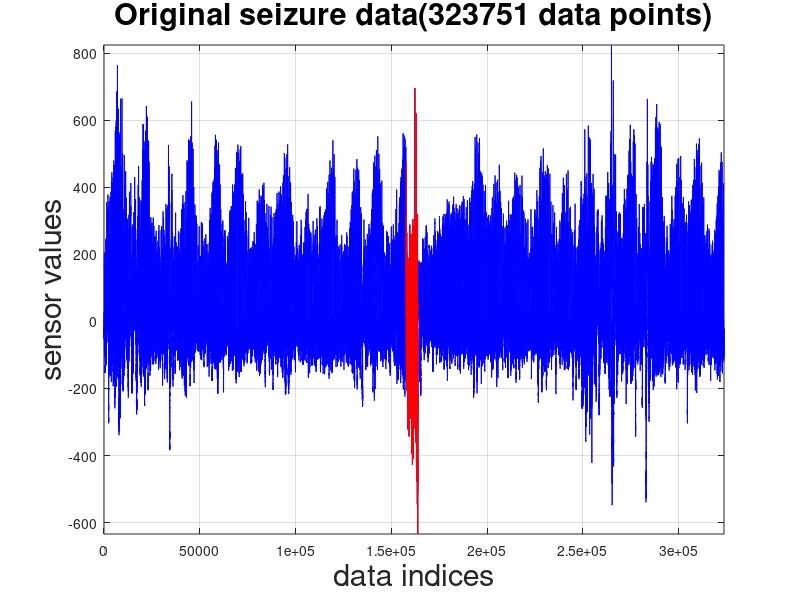

Here is the MATLAB script that generated this plot: (Note: this script raises an error after producing the figure.)
load final_data.mat;

%plot(datapath_out_ll(150000:173759, :))

%plot the original seizure
t = 1:323751;
t2 = 1:320000;
seizurefirst = seizureStart_index;

seizurelast = seizureEnd_index;
vectorsize = seizurelast-seizurefirst+1;

t1 = linspace(seizurefirst,seizurelast,vectorsize);
seizuring = data(seizurefirst:seizurelast);

figure(1);

plot(t,data,'-b');
hold on;
plot(t1,seizuring,'-r');
title('Original seizure data(323751 data points)','FontSize',22);
xlabel('data indices','FontSize',22) % x-axis label
ylabel('sensor values','FontSize',22) % y-axis label
grid on;
axis([0 323751 min(data) max(data)]);

%original figures

dll = dlmread('datapath_out_ll');
dps = dlmread('datapath_out_ps');
dne = dlmread('datapath_out_ne');
dpsalpha = dlmread('datapath_out_alpha');
dpsbeta = dlmread('datapath_out_beta');
dpstheta = dlmread('datapath_out_theta');
baselinell = dlmread('datapath_out_ll_bs');
baselineps = dlmread('datapath_out_ps_bs');
baselinealpha = dlmread('datapath_out_alpha_bs');
baselinebeta = dlmread('datapath_out_beta_bs');
baselinetheta = dlmread('datapath_out_theta_bs');
baselinene = dlmread('datapath_out_ne_bs');
figure(2);
subplot(2,1,1); 
plot(t,data,'-b');
hold on;
plot(t1,seizuring,'-r');
title('Original seizure data(323751 data points)','FontSize',22);
xlabel('data indices','FontSize',22) % x-axis label
ylabel('sensor values','FontSize',22) % y-axis label
axis([150000 173759 min(data) max(data)]);
grid on;

subplot(2,1,2);
plot(t2,dll,'-b');
hold on;
plot(t2,baselinell,'Color',[0.85 0.33 0.10]);
%plot(t,llth,'-p');
title('Line length data output from simulation','FontSize',22);
xlabel('data indices','FontSize',22) % x-axis label
ylabel('feature module outputs','FontSize',22) % y-axis label
grid on;
axis([150000 173759 min(dll) max(dll)]);

figure(3);
subplot(2,1,1); 
plot(t,data,'-b');
hold on;
plot(t1,seizuring,'-r');
title('Original seizure data(323751 data points)','FontSize',22);
xlabel('data indices','FontSize',22) % x-axis label
ylabel('sensor values','FontSize',22) % y-axis label
axis([150000 173759 min(data) max(data)]);
grid on;

subplot(2,1,2);
plot(t2,dps,'-b');
hold on;
%plot(t,psth,'-p');
title('Power spectrum data output from simulation','FontSize',22);
xlabel('data indices','FontSize',22) % x-axis label
ylabel('feature module outputs','FontSize',22) % y-axis label
grid on;
axis([150000 173759 min(dps) max(dps)]);

figure(4);
subplot(2,1,1); 
plot(t,data,'-b');
hold on;
plot(t1,seizuring,'-r');
title('Original seizure data(323751 data points)','FontSize',22);
xlabel('data indices','FontSize',22) % x-axis label
ylabel('sensor values','FontSize',22) % y-axis label
axis([150000 173759 min(data) max(data)]);
grid on;

subplot(2,1,2);
plot(t2,dne,'-b');
hold on;
%plot(t,neth,'-p');
title('Nonlinear energy data output from simulation','FontSize',22);
xlabel('data indices','FontSize',22) % x-axis label
ylabel('feature module outputs','FontSize',22) % y-axis label
grid on;
axis([150000 173759 min(dne) max(dne)]);

figure(5);
subplot(2,1,1); 
plot(t,data,'-b');
hold on;
plot(t1,seizuring,'-r');
title('Original seizure data(323751 data points)','FontSize',22);
xlabel('data indices','FontSize',22) % x-axis label
ylabel('sensor values','FontSize',22) % y-axis label
axis([150000 173759 min(data) max(data)]);
grid on;

subplot(2,1,2);
plot(t2,dpsalpha,'-b');
hold on;
%plot(t,neth,'-p');
title('Power spectrum alpha band output from simulation','FontSize',22);
xlabel('data indices','FontSize',22) % x-axis label
ylabel('feature module outputs','FontSize',22) % y-axis label
grid on;
axis([150000 173759 min(dpsalpha) max(dpsalpha)]);

figure(6);
subplot(2,1,1); 
plot(t,data,'-b');
hold on;
plot(t1,seizuring,'-r');
title('Original seizure data(323751 data points)','FontSize',22);
xlabel('data indices','FontSize',22) % x-axis label
ylabel('sensor values','FontSize',22) % y-axis label
axis([150000 173759 min(data) max(data)]);
grid on;

subplot(2,1,2);
plot(t2,dpsbeta,'-b');
hold on;
%plot(t,neth,'-p');
title('Power spectrum beta band output from simulation','FontSize',22);
xlabel('data indices','FontSize',22) % x-axis label
ylabel('feature module outputs','FontSize',22) % y-axis label
grid on;
axis([150000 173759 min(dpsbeta) max(dpsbeta)]);

figure(7);
subplot(2,1,1); 
plot(t,data,'-b');
hold on;
plot(t1,seizuring,'-r');
title('Original seizure data(323751 data points)','FontSize',22);
xlabel('data indices','FontSize',22) % x-axis label
ylabel('sensor values','FontSize',22) % y-axis label
axis([150000 173759 min(data) max(data)]);
grid on;

subplot(2,1,2);
plot(t2,dpstheta,'-b');
hold on;
%plot(t,neth,'-p');
title('Power spectrum theta band output from simulation','FontSize',22);
xlabel('data indices','FontSize',22) % x-axis label
ylabel('feature module outputs','FontSize',22) % y-axis label
grid on;
axis([150000 173759 min(dpstheta) max(dpstheta)]);